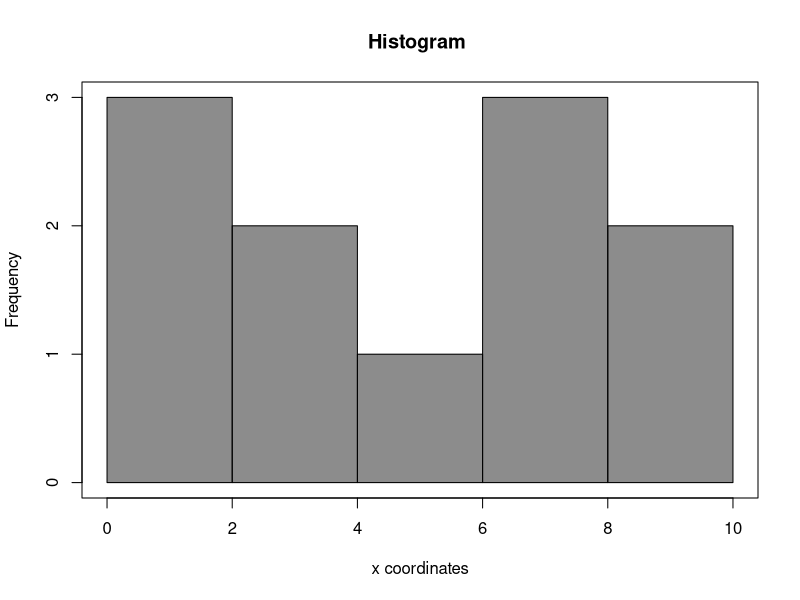

This figure's R source:
#histogram x-coordinates
x = c(0.2, 1.2, 0.9, 2.2, 6.2, 3.6, 5.3, 6.2, 7.1, 8.6, 9.0)
hist(x, col = rgb(0.1, 0.1, 0.1, 0.5), nclass = 5, main = "Histogram ", xlab = "x coordinates")
box()